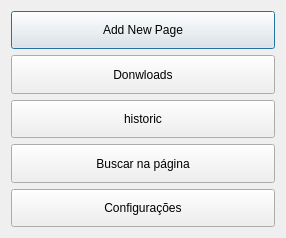
<?xml version="1.0" encoding="UTF-8"?>
<ui version="4.0">
 <class>dialog</class>
 <widget class="QDialog" name="dialog">
  <property name="geometry">
   <rect>
    <x>0</x>
    <y>0</y>
    <width>286</width>
    <height>238</height>
   </rect>
  </property>
  <property name="windowTitle">
   <string>Opções</string>
  </property>
  <layout class="QVBoxLayout" name="verticalLayout_2">
   <item>
    <layout class="QVBoxLayout" name="verticalLayout">
     <item>
      <widget class="QPushButton" name="add_page">
       <property name="sizePolicy">
        <sizepolicy hsizetype="Expanding" vsizetype="Expanding">
         <horstretch>0</horstretch>
         <verstretch>0</verstretch>
        </sizepolicy>
       </property>
       <property name="maximumSize">
        <size>
         <width>16777215</width>
         <height>40</height>
        </size>
       </property>
       <property name="text">
        <string>Add New Page</string>
       </property>
      </widget>
     </item>
     <item>
      <widget class="QPushButton" name="donwloads_page">
       <property name="sizePolicy">
        <sizepolicy hsizetype="Expanding" vsizetype="Expanding">
         <horstretch>0</horstretch>
         <verstretch>0</verstretch>
        </sizepolicy>
       </property>
       <property name="maximumSize">
        <size>
         <width>16777215</width>
         <height>40</height>
        </size>
       </property>
       <property name="text">
        <string>Donwloads</string>
       </property>
      </widget>
     </item>
     <item>
      <widget class="QPushButton" name="historic_page">
       <property name="sizePolicy">
        <sizepolicy hsizetype="Expanding" vsizetype="Expanding">
         <horstretch>0</horstretch>
         <verstretch>0</verstretch>
        </sizepolicy>
       </property>
       <property name="maximumSize">
        <size>
         <width>16777215</width>
         <height>40</height>
        </size>
       </property>
       <property name="text">
        <string>historic</string>
       </property>
      </widget>
     </item>
     <item>
      <widget class="QPushButton" name="findpage">
       <property name="sizePolicy">
        <sizepolicy hsizetype="Expanding" vsizetype="Expanding">
         <horstretch>0</horstretch>
         <verstretch>0</verstretch>
        </sizepolicy>
       </property>
       <property name="maximumSize">
        <size>
         <width>16777215</width>
         <height>40</height>
        </size>
       </property>
       <property name="text">
        <string>Buscar na página</string>
       </property>
      </widget>
     </item>
     <item>
      <widget class="QPushButton" name="configs">
       <property name="sizePolicy">
        <sizepolicy hsizetype="Expanding" vsizetype="Expanding">
         <horstretch>0</horstretch>
         <verstretch>0</verstretch>
        </sizepolicy>
       </property>
       <property name="maximumSize">
        <size>
         <width>16777215</width>
         <height>40</height>
        </size>
       </property>
       <property name="text">
        <string>Configurações</string>
       </property>
      </widget>
     </item>
    </layout>
   </item>
  </layout>
 </widget>
 <resources/>
 <connections/>
</ui>
